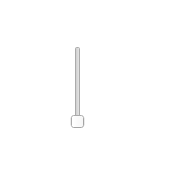
            <widget class="QFrame" name="octoPlus5">
             <property name="geometry">
              <rect>
               <x>240</x>
               <y>440</y>
               <width>175</width>
               <height>175</height>
              </rect>
             </property>
             <property name="sizePolicy">
              <sizepolicy hsizetype="Fixed" vsizetype="Fixed">
               <horstretch>0</horstretch>
               <verstretch>0</verstretch>
              </sizepolicy>
             </property>
             <property name="minimumSize">
              <size>
               <width>175</width>
               <height>175</height>
              </size>
             </property>
             <property name="maximumSize">
              <size>
               <width>175</width>
               <height>175</height>
              </size>
             </property>
             <property name="styleSheet">
              <string notr="true">QFrame
{
   background-color: rgba(255, 255, 255, 0);
   border-image: url(:/images/resources/CW.png) 0 0 0 0 stretch stretch;
   border-width: 0px;
}</string>
             </property>
             <property name="frameShape">
              <enum>QFrame::StyledPanel</enum>
             </property>
             <property name="frameShadow">
              <enum>QFrame::Raised</enum>
             </property>
             <layout class="QGridLayout" name="gridLayout_20">
              <item row="0" column="0">
               <widget class="QLabel" name="octoPlus5Label">
                <property name="font">
                 <font>
                  <pointsize>18</pointsize>
                 </font>
                </property>
                <property name="styleSheet">
                 <string notr="true">color:white;
border-image:none;</string>
                </property>
                <property name="text">
                 <string>Motor 5</string>
                </property>
                <property name="alignment">
                 <set>Qt::AlignCenter</set>
                </property>
               </widget>
              </item>
              <item row="1" column="0">
               <widget class="QSlider" name="octoPlus5Motor">
                <property name="sizePolicy">
                 <sizepolicy hsizetype="Expanding" vsizetype="Expanding">
                  <horstretch>0</horstretch>
                  <verstretch>0</verstretch>
                 </sizepolicy>
                </property>
                <property name="styleSheet">
                 <string notr="true">QSlider::groove:vertical{
border: 1px solid #637EB8;
background: white;
width: 30px;
border-radius: 3px;
}
QSlider::add-page:vertical {
background: qlineargradient(x1: 0, y1: 0, x2: 0, y2: 1,
stop: 0 #ABC7EC, stop: 1 #154A98);
border: 1px solid #777;
height: 10px;
border-radius: 4px;
}
QSlider::sub-page:vertical {
background: #fff;
border: 1px solid #154A98;
height: 10px;
border-radius: 4px;
}
QSlider::handle:vertical{
background: qlineargradient(x1:0, y1:0, x2:1, y2:1,
stop:0 #fff, stop:1 #ABC7EC);
border: 1px solid #777;
height: 25px;
margin-left: -8px;
margin-right: -8px;
border-radius: 2px;
}

QSlider::background-color: rgba(255, 255, 255, 0);</string>
                </property>
                <property name="minimum">
                 <number>1000</number>
                </property>
                <property name="maximum">
                 <number>2000</number>
                </property>
                <property name="value">
                 <number>1000</number>
                </property>
                <property name="orientation">
                 <enum>Qt::Vertical</enum>
                </property>
               </widget>
              </item>
              <item row="1" column="1">
               <spacer name="octoPlus5Spacer">
                <property name="orientation">
                 <enum>Qt::Horizontal</enum>
                </property>
                <property name="sizeType">
                 <enum>QSizePolicy::Fixed</enum>
                </property>
                <property name="sizeHint" stdset="0">
                 <size>
                  <width>20</width>
                  <height>20</height>
                 </size>
                </property>
               </spacer>
              </item>
              <item row="2" column="0">
               <widget class="QLabel" name="octoPlus5Value">
                <property name="font">
                 <font>
                  <pointsize>18</pointsize>
                 </font>
                </property>
                <property name="styleSheet">
                 <string notr="true">color:white;
border-image:none;</string>
                </property>
                <property name="text">
                 <string>1000</string>
                </property>
                <property name="alignment">
                 <set>Qt::AlignCenter</set>
                </property>
               </widget>
              </item>
             </layout>
            </widget>
